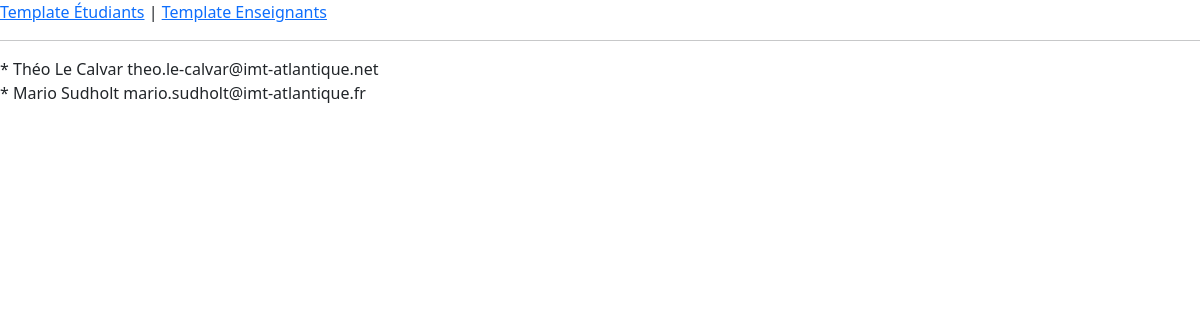
Page /view/enseignants on the earlier database version.
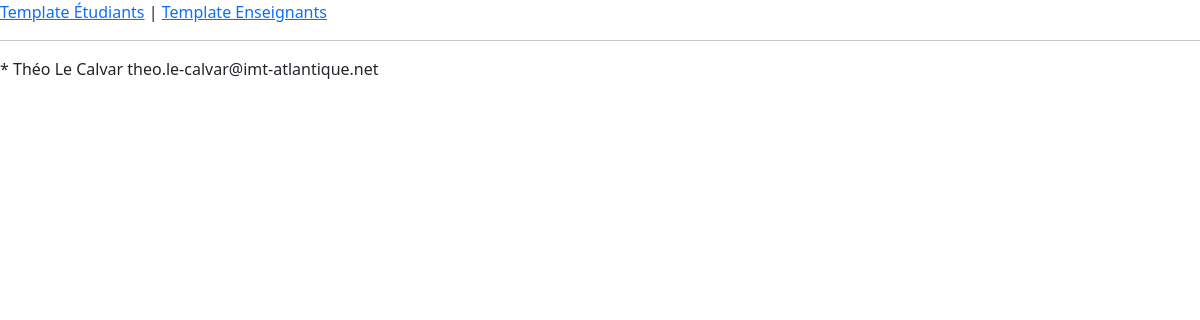
Same page on the later database version.
### database/models.py (models this page shows)
class Enseignant(db.Model):
    ens_id = db.Column(db.Integer, primary_key=True)
    ens_nom = db.Column(db.Text, nullable=False)
    ens_prenom = db.Column(db.Text, nullable=False)
    ens_mail = db.Column(db.Text, nullable=False)

### app.py (the view)
@app.route('/view/enseignants')
def view_enseignants():
    enseignants = Enseignant.query.all()
    return flask.render_template("template_enseignants.html.jinja2", enseignants=enseignants)

### templates/template_enseignants.html.jinja2
{% extends "view_layout.html.jinja2" %}
{% set title = "Template Enseignants" %}
{% set active_page = "view_enseignants" %}
{% block body %}
    {% for enseignant in enseignants %}
        * {{ enseignant.ens_prenom }}
        {{ enseignant.ens_nom }}
        {{ enseignant.ens_mail }} <br>
    {% endfor %}
{% endblock %}

### templates/view_layout.html.jinja2 (shortened to what this page needs)
<html>
    <head>
        <link href="https://cdn.jsdelivr.net/npm/bootstrap@5.0.2/dist/css/bootstrap.min.css" rel="stylesheet">
    </head>
    <body>
    <header>
        {% macro set_active_if(variable, name) %}
            {% if variable == name %}class="active"{% endif %}
        {% endmacro %}
        <a href="{{ url_for("view_etudiants") }}" {{ set_active_if(active_page, "view_etudiants") }}>Template Étudiants</a> |
        <a href="{{ url_for("view_enseignants") }}" {{ set_active_if(active_page, "view_enseignants") }}>Template Enseignants</a>        <hr>
    </header>
    {% block body %}
    {% endblock %}
    </body>
</html>

Differences in the rows shown:
removed Enseignant: ens_prenom "Mario", ens_nom "Sudholt", ens_mail "mario.sudholt@imt-atlantique.fr"
